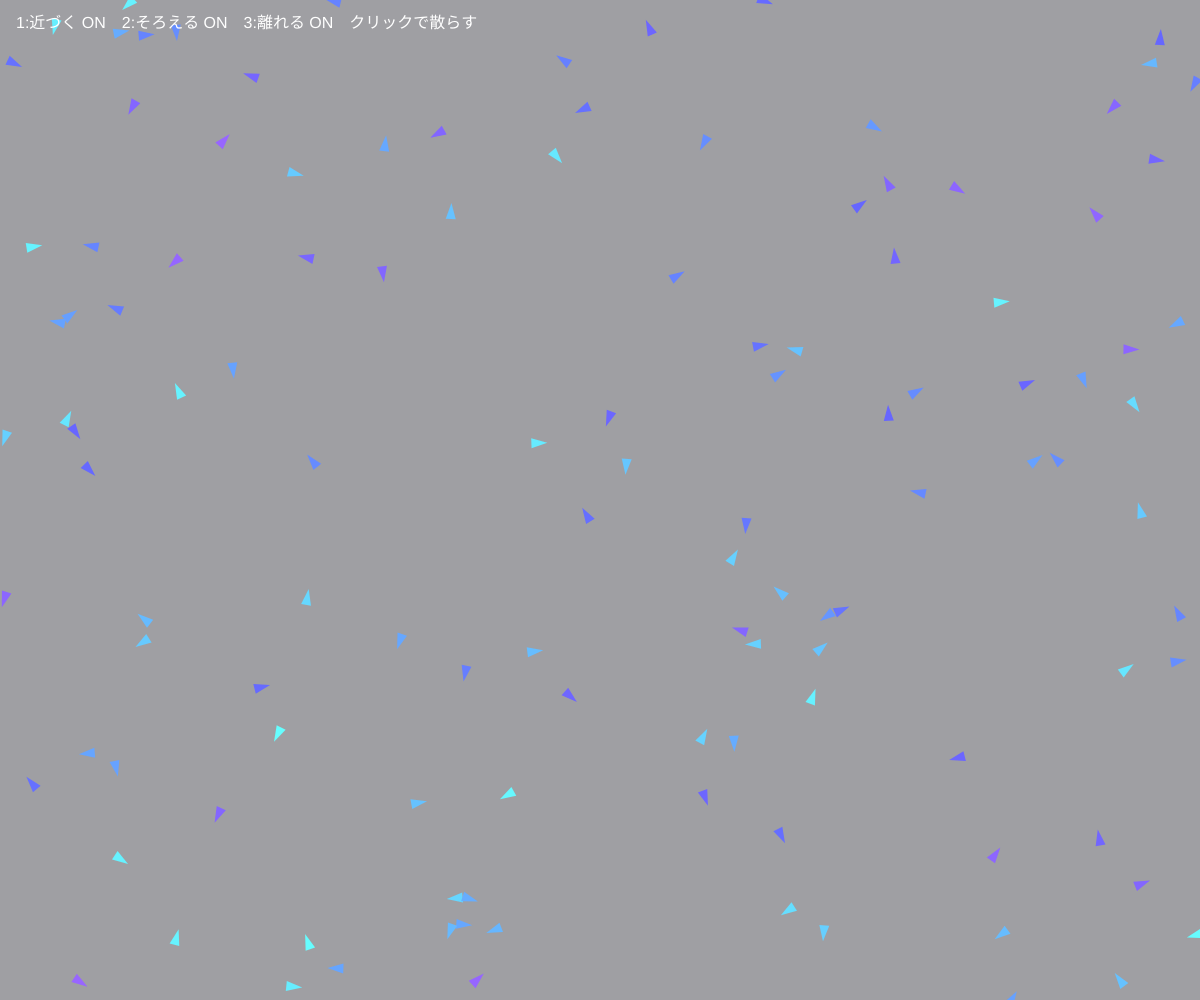
Frame 1 (no input)
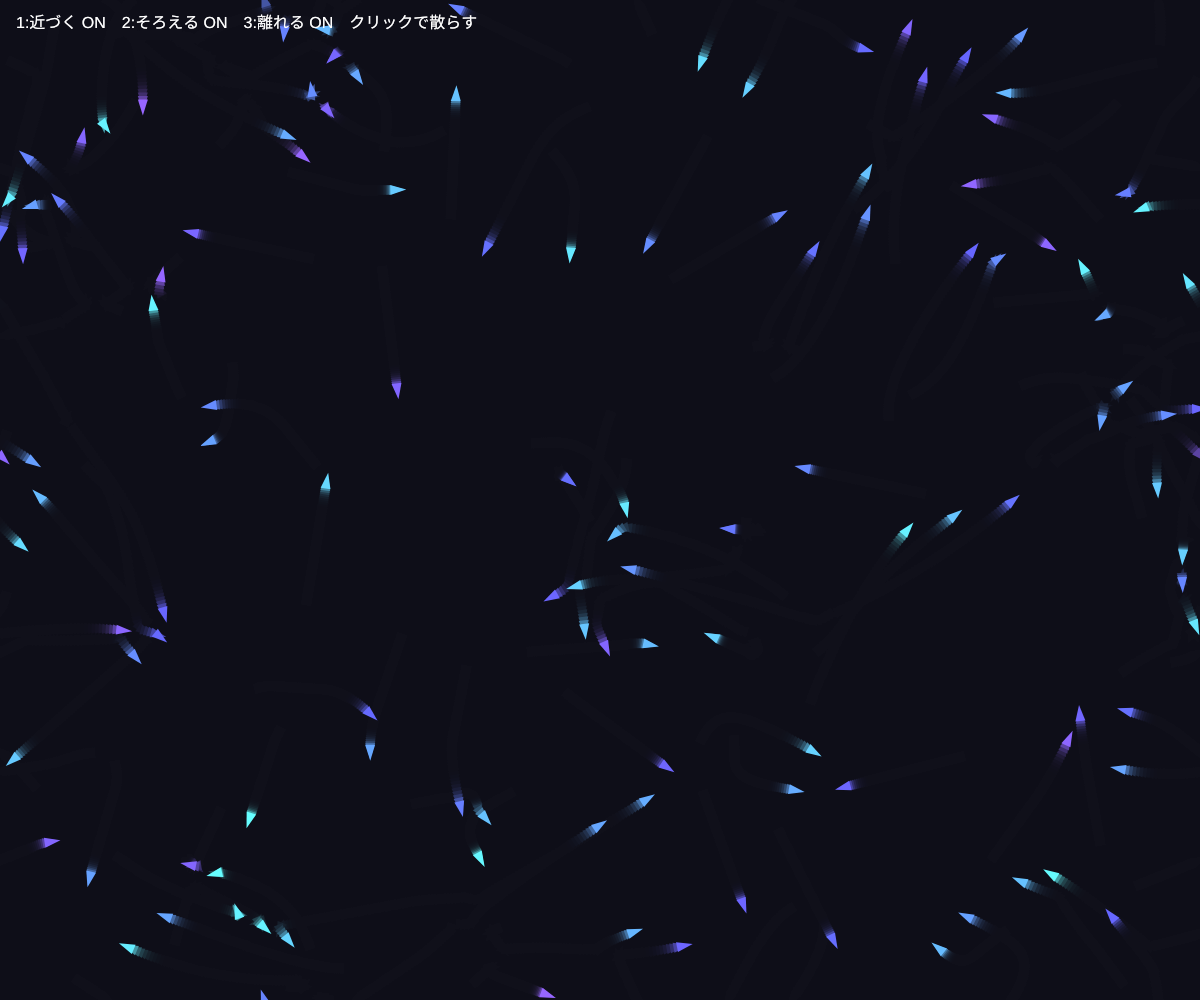
Frame 60 (no input)
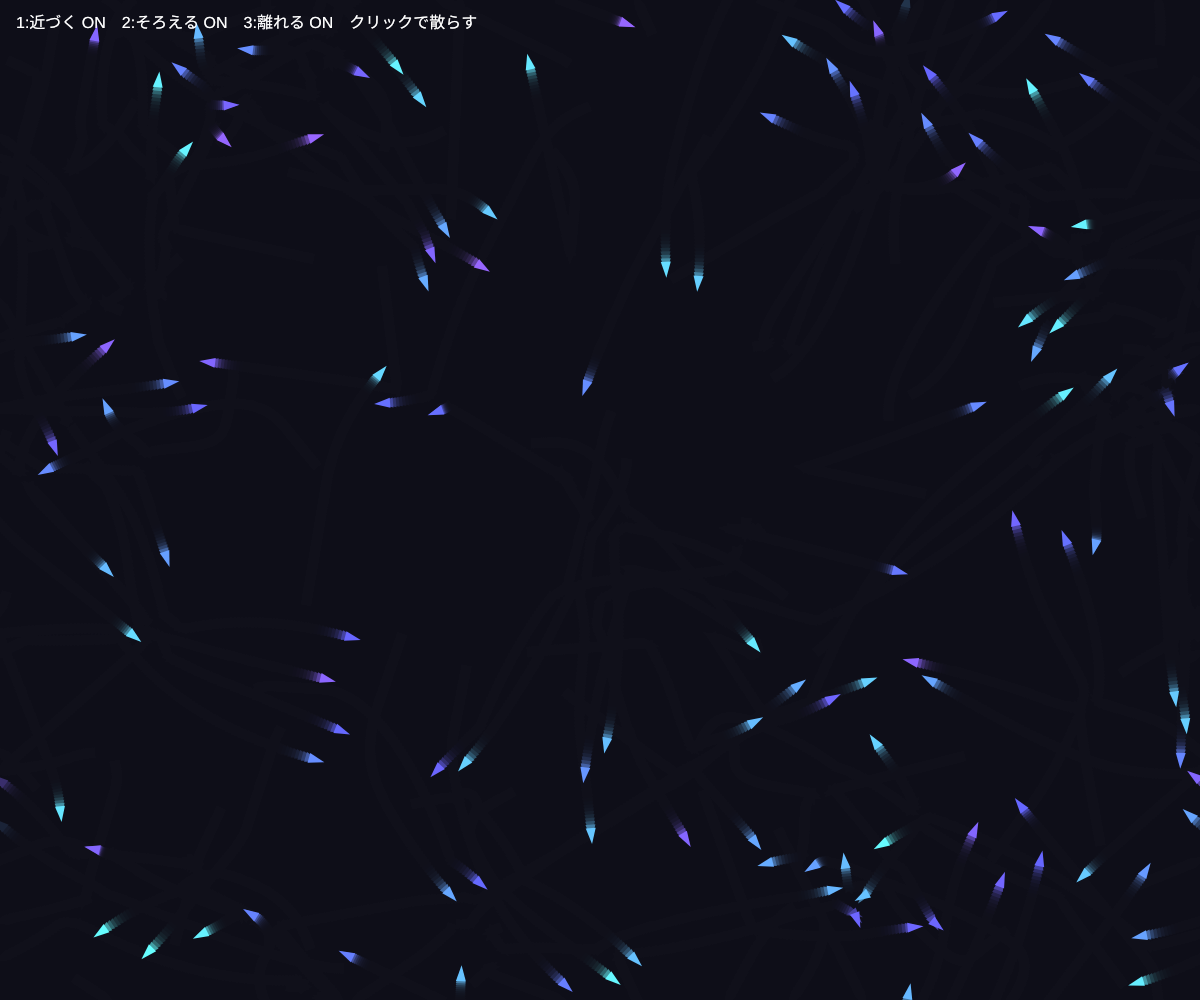
Frame 120 (the mouse pressed at the canvas centre since frame 60)

The p5.js sketch that drew these frames (run headless with seeded random() and noise() and a simulated clock; from frame 60 on, the mouse is pressed at the canvas centre):

// p5.js sketch
// ── sketch.js
// ============================================
// 05 ボイド（鳥の群れ）
// 1匹1匹は「近づく・そろえる・離れる」の3つのルールだけ
// リーダーはいないのに、群れとして動く
// マウス = 群れが寄ってくる / クリック = 散らす / 1・2・3 キーでルールの ON/OFF
// ============================================

let boids = [];
let useCohesion = true, useAlignment = true, useSeparation = true;

function setup() {
  createCanvas(windowWidth, windowHeight);
  colorMode(HSB, 360, 100, 100, 100);
  for (let i = 0; i < 120; i++) {
    boids.push({
      pos: createVector(random(width), random(height)),
      vel: p5.Vector.random2D().mult(2),
      hue: random(180, 260),
    });
  }
}

function draw() {
  background(230, 40, 10, 40);

  for (let b of boids) {
    let cohesion = createVector(0, 0); // 近くの仲間の中心へ
    let alignment = createVector(0, 0); // 近くの仲間と同じ向きへ
    let separation = createVector(0, 0); // 近すぎる仲間から離れる
    let count = 0;

    for (let other of boids) {
      if (other === b) continue;
      let d = p5.Vector.dist(b.pos, other.pos);
      if (d < 60) {
        cohesion.add(other.pos);
        alignment.add(other.vel);
        count++;
        if (d < 25) {
          // 近いほど強く離れる
          let away = p5.Vector.sub(b.pos, other.pos).div(d * d);
          separation.add(away);
        }
      }
    }

    let acc = createVector(0, 0);
    if (count > 0) {
      cohesion.div(count).sub(b.pos).setMag(0.03); // 中心に向かう力
      alignment.div(count).setMag(0.05); // 向きをそろえる力
      separation.mult(30); // 離れる力
      if (useCohesion) acc.add(cohesion);
      if (useAlignment) acc.add(alignment);
      if (useSeparation) acc.add(separation);
    }

    // マウスに引き寄せられる（弱く）
    let toMouse = createVector(mouseX, mouseY).sub(b.pos);
    if (toMouse.mag() < 300) acc.add(toMouse.setMag(0.02));

    b.vel.add(acc).limit(3.5);
    b.pos.add(b.vel);

    // 画面の端は反対側につながる
    if (b.pos.x < 0) b.pos.x += width;
    if (b.pos.x > width) b.pos.x -= width;
    if (b.pos.y < 0) b.pos.y += height;
    if (b.pos.y > height) b.pos.y -= height;

    // 描く：進む方向を向いた三角形
    push();
    translate(b.pos.x, b.pos.y);
    rotate(b.vel.heading());
    noStroke();
    fill(b.hue, 60, 100);
    triangle(10, 0, -6, 5, -6, -5);
    pop();
  }

  noStroke();
  fill(0, 0, 100);
  textSize(16);
  text('1:近づく ' + (useCohesion ? 'ON' : 'off') + '　2:そろえる ' + (useAlignment ? 'ON' : 'off') + '　3:離れる ' + (useSeparation ? 'ON' : 'off') + '　クリックで散らす', 16, 28);
}

function mousePressed() {
  for (let b of boids) {
    let away = p5.Vector.sub(b.pos, createVector(mouseX, mouseY));
    if (away.mag() < 250) b.vel.add(away.setMag(6));
  }
}

function keyPressed() {
  if (key === '1') useCohesion = !useCohesion;
  if (key === '2') useAlignment = !useAlignment;
  if (key === '3') useSeparation = !useSeparation;
}

// ---------- やってみよう ----------
// 1. 1〜3 でルールを1つずつ切って、どのルールが何をしているか見よう
// 2. 見える範囲 60 を 150 にすると？（大きな群れに）
// 3. 色を「近くの仲間の数」で変えると、群れの密度が見える
